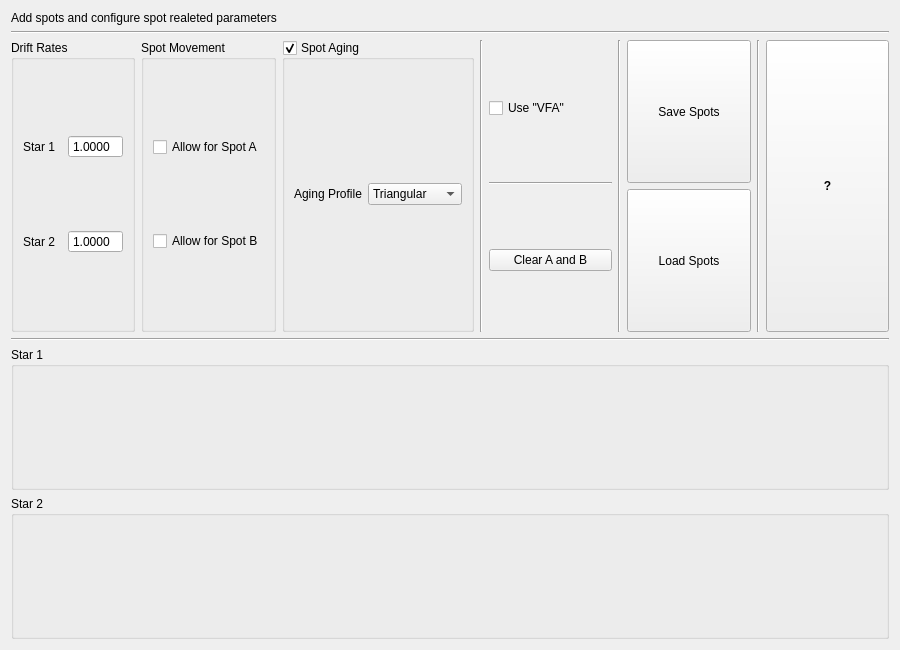
<?xml version="1.0" encoding="UTF-8"?>
<ui version="4.0">
 <class>SpotConfigureWidget</class>
 <widget class="QWidget" name="SpotConfigureWidget">
  <property name="geometry">
   <rect>
    <x>0</x>
    <y>0</y>
    <width>900</width>
    <height>650</height>
   </rect>
  </property>
  <property name="minimumSize">
   <size>
    <width>900</width>
    <height>650</height>
   </size>
  </property>
  <property name="windowTitle">
   <string>Configure Spots</string>
  </property>
  <layout class="QGridLayout" name="gridLayout_4">
   <item row="2" column="3" rowspan="2">
    <widget class="Line" name="line">
     <property name="orientation">
      <enum>Qt::Vertical</enum>
     </property>
    </widget>
   </item>
   <item row="3" column="6">
    <widget class="QPushButton" name="spotconfigload_btn">
     <property name="sizePolicy">
      <sizepolicy hsizetype="Minimum" vsizetype="Minimum">
       <horstretch>0</horstretch>
       <verstretch>0</verstretch>
      </sizepolicy>
     </property>
     <property name="text">
      <string>Load Spots</string>
     </property>
    </widget>
   </item>
   <item row="2" column="8" rowspan="2">
    <widget class="QPushButton" name="whatsthis_btn">
     <property name="sizePolicy">
      <sizepolicy hsizetype="Minimum" vsizetype="Minimum">
       <horstretch>0</horstretch>
       <verstretch>0</verstretch>
      </sizepolicy>
     </property>
     <property name="font">
      <font>
       <weight>75</weight>
       <bold>true</bold>
      </font>
     </property>
     <property name="text">
      <string>?</string>
     </property>
    </widget>
   </item>
   <item row="2" column="2" rowspan="2">
    <widget class="QGroupBox" name="kspev_groupbox">
     <property name="toolTip">
      <string>&lt;html&gt;&lt;head/&gt;&lt;body&gt;&lt;p&gt;Enable spot aging (KSPEV) [?]&lt;/p&gt;&lt;/body&gt;&lt;/html&gt;</string>
     </property>
     <property name="whatsThis">
      <string>&lt;html&gt;&lt;head/&gt;&lt;body&gt;&lt;p&gt;Controls whether spots age (grow and decay) in radius. Currently there is no aging in spot temperature. Uncheck for no aging, check for aging. Solutions for spot aging need good starting estimates for spot parameters and careful monitoring of solution progress.&lt;/p&gt;&lt;/body&gt;&lt;/html&gt;</string>
     </property>
     <property name="title">
      <string>Spot Aging</string>
     </property>
     <property name="checkable">
      <bool>true</bool>
     </property>
     <layout class="QGridLayout" name="gridLayout">
      <item row="0" column="0">
       <widget class="QLabel" name="label_7">
        <property name="toolTip">
         <string>&lt;html&gt;&lt;head/&gt;&lt;body&gt;&lt;p&gt;Spot aging profile (NOMAX) [?]&lt;/p&gt;&lt;/body&gt;&lt;/html&gt;</string>
        </property>
        <property name="whatsThis">
         <string>&lt;html&gt;&lt;head/&gt;&lt;body&gt;&lt;p&gt;Tells whether the spot growth and decay timewise profile is trapezoidal or triangular. Setting this to triangular eliminates the interval of constant size that otherwise exists at spot maximum.&lt;/p&gt;&lt;/body&gt;&lt;/html&gt;</string>
        </property>
        <property name="text">
         <string>Aging Profile</string>
        </property>
       </widget>
      </item>
      <item row="0" column="1">
       <widget class="QComboBox" name="nomax_combobox">
        <item>
         <property name="text">
          <string>Triangular</string>
         </property>
        </item>
        <item>
         <property name="text">
          <string>Trapezoidal</string>
         </property>
        </item>
       </widget>
      </item>
     </layout>
    </widget>
   </item>
   <item row="5" column="0" colspan="9">
    <widget class="Line" name="line_4">
     <property name="orientation">
      <enum>Qt::Horizontal</enum>
     </property>
    </widget>
   </item>
   <item row="2" column="5" rowspan="2">
    <widget class="Line" name="line_2">
     <property name="orientation">
      <enum>Qt::Vertical</enum>
     </property>
    </widget>
   </item>
   <item row="2" column="0" rowspan="2">
    <widget class="QGroupBox" name="groupBox_3">
     <property name="toolTip">
      <string>&lt;html&gt;&lt;head/&gt;&lt;body&gt;&lt;p&gt;Spot angular drift rate in longitude for star 1 and 2, rate 1.000 means that drift matches the mean orbital angular rate (IFSMV2)&lt;/p&gt;&lt;/body&gt;&lt;/html&gt;</string>
     </property>
     <property name="title">
      <string>Drift Rates</string>
     </property>
     <layout class="QGridLayout" name="gridLayout_3">
      <item row="0" column="0">
       <widget class="QLabel" name="label_5">
        <property name="toolTip">
         <string/>
        </property>
        <property name="text">
         <string>Star 1</string>
        </property>
       </widget>
      </item>
      <item row="0" column="1">
       <widget class="QDoubleSpinBox" name="fspot1_ipt">
        <property name="buttonSymbols">
         <enum>QAbstractSpinBox::NoButtons</enum>
        </property>
        <property name="decimals">
         <number>4</number>
        </property>
        <property name="maximum">
         <double>99.000000000000000</double>
        </property>
        <property name="singleStep">
         <double>1.000000000000000</double>
        </property>
        <property name="value">
         <double>1.000000000000000</double>
        </property>
       </widget>
      </item>
      <item row="1" column="0">
       <widget class="QLabel" name="label_6">
        <property name="toolTip">
         <string/>
        </property>
        <property name="text">
         <string>Star 2</string>
        </property>
       </widget>
      </item>
      <item row="1" column="1">
       <widget class="QDoubleSpinBox" name="fspot2_ipt">
        <property name="buttonSymbols">
         <enum>QAbstractSpinBox::NoButtons</enum>
        </property>
        <property name="decimals">
         <number>4</number>
        </property>
        <property name="maximum">
         <double>99.000000000000000</double>
        </property>
        <property name="singleStep">
         <double>1.000000000000000</double>
        </property>
        <property name="value">
         <double>1.000000000000000</double>
        </property>
       </widget>
      </item>
     </layout>
    </widget>
   </item>
   <item row="7" column="0" colspan="9">
    <widget class="QGroupBox" name="star2_groupbox">
     <property name="title">
      <string>Star 2</string>
     </property>
    </widget>
   </item>
   <item row="2" column="6">
    <widget class="QPushButton" name="spotconfigsave_btn">
     <property name="sizePolicy">
      <sizepolicy hsizetype="Minimum" vsizetype="Minimum">
       <horstretch>0</horstretch>
       <verstretch>0</verstretch>
      </sizepolicy>
     </property>
     <property name="text">
      <string>Save Spots</string>
     </property>
    </widget>
   </item>
   <item row="2" column="7" rowspan="2">
    <widget class="Line" name="line_3">
     <property name="orientation">
      <enum>Qt::Vertical</enum>
     </property>
    </widget>
   </item>
   <item row="2" column="1" rowspan="2">
    <widget class="QGroupBox" name="groupBox_2">
     <property name="title">
      <string>Spot Movement</string>
     </property>
     <layout class="QGridLayout" name="gridLayout_2">
      <item row="0" column="0">
       <widget class="QCheckBox" name="ifsmv1_chk">
        <property name="toolTip">
         <string>&lt;html&gt;&lt;head/&gt;&lt;body&gt;&lt;p&gt;Allow spot A to move in longitude (IFSMV1)&lt;/p&gt;&lt;/body&gt;&lt;/html&gt;</string>
        </property>
        <property name="text">
         <string>Allow for Spot A</string>
        </property>
       </widget>
      </item>
      <item row="1" column="0">
       <widget class="QCheckBox" name="ifsmv2_chk">
        <property name="toolTip">
         <string>&lt;html&gt;&lt;head/&gt;&lt;body&gt;&lt;p&gt;Allow spot B to move in longitude (IFSMV2)&lt;/p&gt;&lt;/body&gt;&lt;/html&gt;</string>
        </property>
        <property name="text">
         <string>Allow for Spot B</string>
        </property>
       </widget>
      </item>
     </layout>
    </widget>
   </item>
   <item row="0" column="0" colspan="5">
    <widget class="QLabel" name="label_17">
     <property name="sizePolicy">
      <sizepolicy hsizetype="Fixed" vsizetype="Fixed">
       <horstretch>0</horstretch>
       <verstretch>0</verstretch>
      </sizepolicy>
     </property>
     <property name="text">
      <string>Add spots and configure spot realeted parameters</string>
     </property>
    </widget>
   </item>
   <item row="1" column="0" colspan="9">
    <widget class="Line" name="line_5">
     <property name="orientation">
      <enum>Qt::Horizontal</enum>
     </property>
    </widget>
   </item>
   <item row="6" column="0" colspan="9">
    <widget class="QGroupBox" name="star1_groupbox">
     <property name="title">
      <string>Star 1</string>
     </property>
    </widget>
   </item>
   <item row="2" column="4" rowspan="2">
    <layout class="QVBoxLayout" name="verticalLayout">
     <item>
      <widget class="QCheckBox" name="kspot_chk">
       <property name="toolTip">
        <string>&lt;html&gt;&lt;head/&gt;&lt;body&gt;&lt;p&gt;Use &amp;quot;Vector Fractional Area&amp;quot; algorithm (KSPOT) [?]&lt;/p&gt;&lt;/body&gt;&lt;/html&gt;</string>
       </property>
       <property name="whatsThis">
        <string>&lt;html&gt;&lt;head/&gt;&lt;body&gt;&lt;p&gt;Controls whether the old simple spot algorithm or the much more precise Vector Fractional Area algorithm &lt;span style=&quot; font-weight:600;&quot;&gt;(Wilson 2012b)&lt;/span&gt; is applied.&lt;/p&gt;&lt;/body&gt;&lt;/html&gt;</string>
       </property>
       <property name="text">
        <string>Use &quot;VFA&quot;</string>
       </property>
      </widget>
     </item>
     <item>
      <widget class="Line" name="line_6">
       <property name="orientation">
        <enum>Qt::Horizontal</enum>
       </property>
      </widget>
     </item>
     <item>
      <widget class="QPushButton" name="clear_a_b_button">
       <property name="text">
        <string>Clear A and B</string>
       </property>
      </widget>
     </item>
    </layout>
   </item>
  </layout>
 </widget>
 <resources/>
 <connections/>
</ui>
